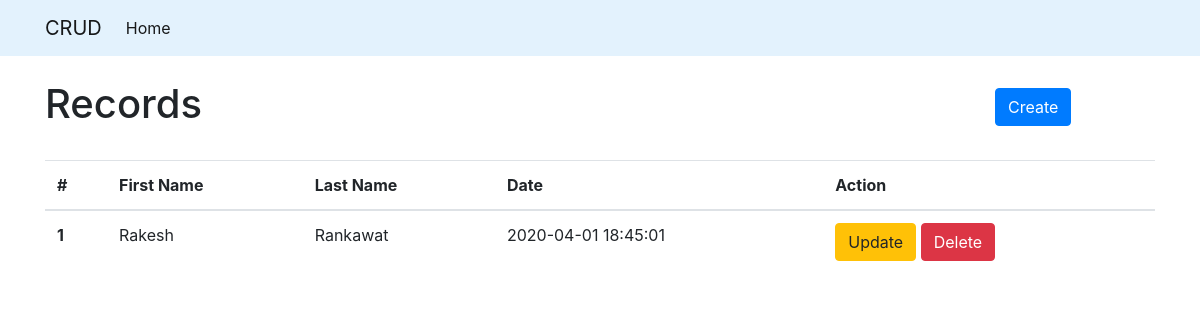
Before: / with the older database file.
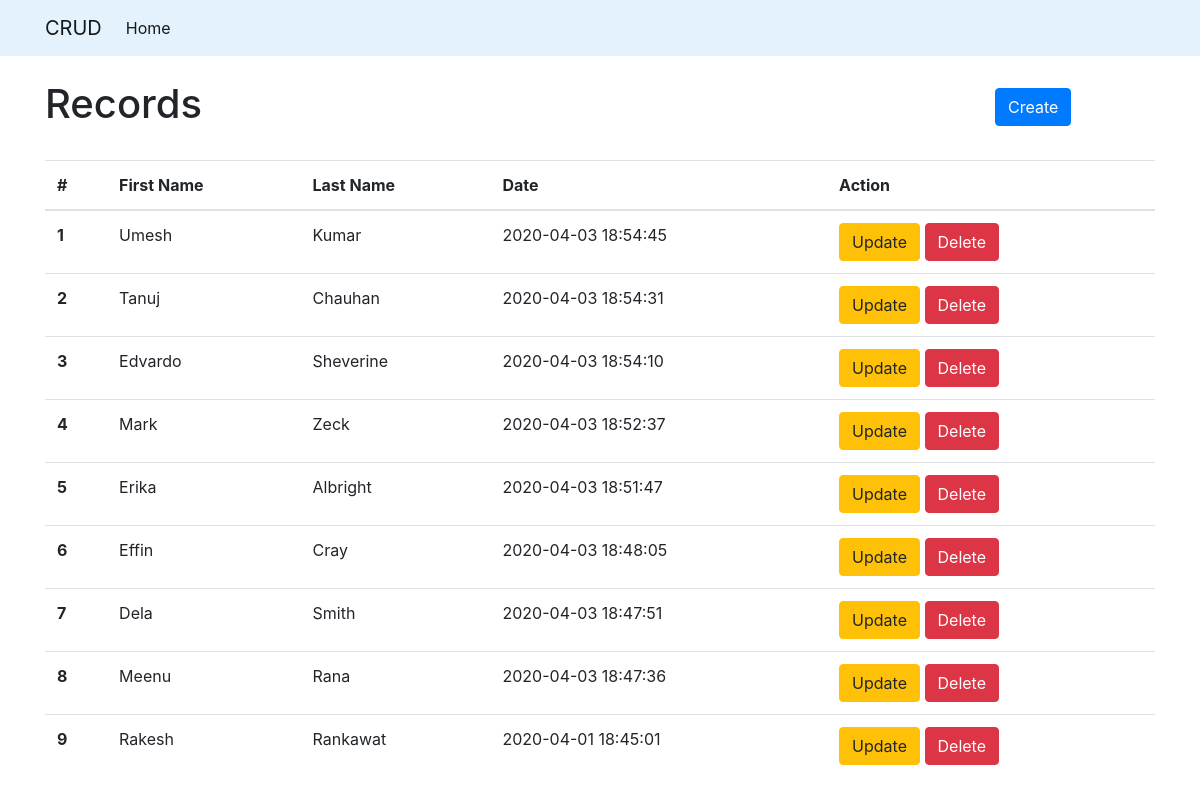
After: the same page with the newer database file.
### tables this page shows
CREATE TABLE `records` (
  `id` int(11) NOT NULL,
  `first_name` varchar(100) NOT NULL,
  `last_name` varchar(100) NOT NULL,
  `created_at` timestamp NULL DEFAULT NULL,
  `updated_at` timestamp NULL DEFAULT NULL
);

### index.php (the view)
<?php require('layout/header.php'); ?>
<?php require('db.php'); ?>
<?php
$sql = 'SELECT * FROM records ORDER BY created_at DESC';
$records = [];
if($connect->query($sql)) {
  $records = $connect->query($sql);
}
?>
<div class="row my-4">
  <div class="col-md-10">
    <h1>Records</h1>
  </div>
  <div class="col-md-2">
    <a href="create.php" class="btn btn-primary mt-2">Create</a>
  </div>
</div>
<table class="table table-hover">
  <thead>
    <tr>
      <th scope="col">#</th>
      <th scope="col">First Name</th>
      <th scope="col">Last Name</th>
      <th scope="col">Date</th>
      <th scope="col">Action</th>
    </tr>
  </thead>
  <tbody>
    <?php foreach($records as $index => $record): ?>
      <tr>
        <th scope="row"><?php echo $index+1; ?></th>
        <td><?php echo $record['first_name']; ?></td>
        <td><?php echo $record['last_name']; ?></td>
        <td><?php echo $record['updated_at']; ?></td>
        <td>
          <a href="#" class="btn btn-warning">Update</a>
          <a href="#" class="btn btn-danger">Delete</a>
        </td>
      </tr>
    <?php endforeach; ?>
  </tbody>
</table>
<?php require('layout/footer.php'); ?>

### layout/header.php (shortened to what this page needs)
<!doctype html>
<html lang="en">
  <head>
    <link rel="stylesheet" href="https://stackpath.bootstrapcdn.com/bootstrap/4.4.1/css/bootstrap.min.css">
  </head>
  <body>
    <nav class="navbar navbar-expand-sm navbar-light" style="background-color: #e3f2fd;">
      <div class="container">
        <a class="navbar-brand" href="index.php">CRUD</a>
        <div class="collapse navbar-collapse" id="navbarText">
          <ul class="navbar-nav mr-auto">
            <li class="nav-item active">
              <a class="nav-link" href="index.php">Home <span class="sr-only">(current)</span></a>
            </li>
          </ul>
        </div>
      </div>
    </nav>
    <div class="container">

### layout/footer.php (shortened to what this page needs)
</div>
  </body>
</html>

Changed rows visible on the page:
added records: first_name "Umesh", last_name "Kumar", updated_at "2020-04-03 18:54:45"
added records: first_name "Tanuj", last_name "Chauhan", updated_at "2020-04-03 18:54:31"
added records: first_name "Edvardo", last_name "Sheverine", updated_at "2020-04-03 18:54:10"
added records: first_name "Mark", last_name "Zeck", updated_at "2020-04-03 18:52:37"
added records: first_name "Erika", last_name "Albright", updated_at "2020-04-03 18:51:47"
added records: first_name "Effin", last_name "Cray", updated_at "2020-04-03 18:48:05"
added records: first_name "Dela", last_name "Smith", updated_at "2020-04-03 18:47:51"
added records: first_name "Meenu", last_name "Rana", updated_at "2020-04-03 18:47:36"
